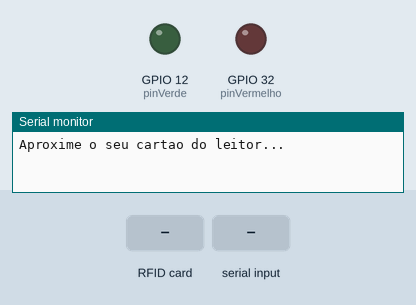
Recording of a sketch running on a simulated ESP32. Parts: output pins drawn as LEDs (lit = HIGH), the last lines printed to the serial monitor. The inputs (shaded band) are chosen by the test bench.

Above: at 1.2 s.
1.3 s: RFID card 5E 7A 19 C4 held to the reader
2.8 s: "0#" received over Serial
At 3.6 s:
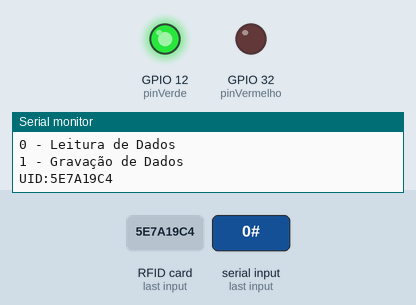
Timing chart, 0 to 5.8 s (numbered marks = the images above; inputs shaded):
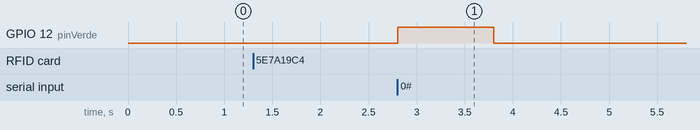

Measured:
- after the input at 2.8 s, GPIO 12 (pinVerde): LOW → HIGH at once, → LOW 1.0 s later

The sketch:

RFID_com_interface3.ino
```cpp
// bibliotecas, a biblioteca MRFC522 é a da placa RFID e a SPI é para fazer a comunicação, conectar o MFRC522 a ESP 32
#include <MFRC522.h>
#include <SPI.h>


#define SS_PIN    21 // pino usado para selecionar o leitor RFID (pino SPI).
#define RST_PIN   22 // pino para resetar o leitor RFID.
#define SIZE_BUFFER     18 // Tamanho do buffer + 2 bytes do CRC. CRC é como se fosse um digito verificador, é usado para a segurança, autenticação
#define MAX_SIZE_BLOCK  16 // Máximo de bytes em um bloco

// Pinos dos leds
#define pinVerde     12
#define pinVermelho  32

MFRC522::MIFARE_Key key; // Objeto chave que vai ser usado para autenticação, MIFARE é da biblioteca do MRFC
MFRC522::StatusCode status; // Código do status de retorno da autenticação.

MFRC522 mfrc522(SS_PIN, RST_PIN); // Inicializa os pinos

void setup() {
  Serial.begin(9600); // Inicia a serial
  SPI.begin(); // Inicia a SPI

  pinMode(pinVerde, OUTPUT);
  pinMode(pinVermelho, OUTPUT);

  mfrc522.PCD_Init(); // Inicia a antena MRFC522
  Serial.println("Aproxime o seu cartao do leitor..."); // Mensagem que é mostrada na serial da ide do arduino
  Serial.println();
}

void loop() {
  if (!mfrc522.PICC_IsNewCardPresent()) return; // Aguarda a aproxima do cartão
  if (!mfrc522.PICC_ReadCardSerial()) return; // Verifica se foi lido corretamente

  int opcao = menu(); // Lê a opção enviada pela serial. Não tem muito uso pois coloquei todo esse processo de escolha no python.
  if (opcao == 0)
    leituraDados();
  else if (opcao == 1)
    gravarDados();
  else {
    Serial.println(F("Opção Incorreta!"));
    return;
  }
// Esses são métodos usado para parar a leitura do cartão
  mfrc522.PICC_HaltA();
  mfrc522.PCD_StopCrypto1();
}

void leituraDados() {
  for (byte i = 0; i < 6; i++) key.keyByte[i] = 0xFF;

  byte buffer[SIZE_BUFFER] = {0};
  byte bloco = 1; // A operação será feita no bloco 1, visto que o bloco 0 já vem com o número do cartão
  byte tamanho = SIZE_BUFFER;

// Número do cartão - UID - Identificador único do cartão
  Serial.print("UID:");
  for (byte i = 0; i < mfrc522.uid.size; i++) {
    if (mfrc522.uid.uidByte[i] < 0x10) Serial.print("0");
    Serial.print(mfrc522.uid.uidByte[i], HEX);
  }
  Serial.println();

// Autenticação que é feita no cartão, onde será passado a constante que é definida internamente no bloco, o bloco, o endereço da chave, o UID
// Se a autenticação falhar, pisca o led vermelho
  if (mfrc522.PCD_Authenticate(MFRC522::PICC_CMD_MF_AUTH_KEY_A, bloco, &key, &(mfrc522.uid)) != MFRC522::STATUS_OK) {
    Serial.println("Authentication failed");
    piscarLED(pinVermelho);
    return;
  }
// Faz a leitura do cartão, o bloco, o buffer e o tamanho se não der certo, pisca o led vermelho
  if (mfrc522.MIFARE_Read(bloco, buffer, &tamanho) != MFRC522::STATUS_OK) {
    Serial.println("Reading failed");
    piscarLED(pinVermelho);
    return;
  }
// Se conseguir ler os dados do cartão, pisca o led verde
  piscarLED(pinVerde);

  Serial.print("DADOS_LIDOS:"); // Envia os dados lidos para o python pela serial

  // Imprimi os dados lidos
  for (uint8_t i = 0; i < MAX_SIZE_BLOCK; i++) {
    if (buffer[i] >= 32 && buffer[i] <= 126) {
      Serial.print((char)buffer[i]);
    }
  }
  Serial.println();
}

// Gravar os dados no cartão
void gravarDados() {
  for (byte i = 0; i < 6; i++) key.keyByte[i] = 0xFF;

  byte buffer[MAX_SIZE_BLOCK] = "";
  byte bloco = 1; // A operação será feita no bloco 1
  byte tamanhoDados;

  Serial.setTimeout(30000L); // Tempo de 30 segundos para gravar os dados depois de ter escolhido a opção de gravar dados
  Serial.println(F("Insira os dados a serem gravados com o caractere '#' ao final\n[máximo de 16 caracteres]:"));

  tamanhoDados = Serial.readBytesUntil('#', (char*)buffer, MAX_SIZE_BLOCK); // Terá que colocar # no final do que quer que grave para ser gravado
  for (byte i = tamanhoDados; i < MAX_SIZE_BLOCK; i++) buffer[i] = ' ';

  String str = (char*)buffer;
  Serial.println(str);

// Autenticação, a mesma feita na autenticação de leitura, se der erro pisca o led vermelho
  status = mfrc522.PCD_Authenticate(MFRC522::PICC_CMD_MF_AUTH_KEY_A,
                                    bloco, &key, &(mfrc522.uid));

  if (status != MFRC522::STATUS_OK) {
    Serial.print(F("PCD_Authenticate() failed: "));
    Serial.println(mfrc522.GetStatusCodeName(status));
    piscarLED(pinVermelho);
    return;
  }

  status = mfrc522.MIFARE_Write(bloco, buffer, MAX_SIZE_BLOCK); // Tenta gravar os dados no cartão. Se der certo, pisca o led verde
  if (status != MFRC522::STATUS_OK) {
    Serial.print(F("MIFARE_Write() failed: "));
    Serial.println(mfrc522.GetStatusCodeName(status));
    piscarLED(pinVermelho);
    return;
  } else {
    Serial.println(F("MIFARE_Write() success: "));
    piscarLED(pinVerde);
  }
}
// Função do menu, onde lê a opção que o usuário escolher
int menu() {
  Serial.println(F("\nEscolha uma opção:"));
  Serial.println(F("0 - Leitura de Dados"));
  Serial.println(F("1 - Gravação de Dados\n"));

  while (!Serial.available()) {}; // Fica aguardando enquanto o usuário não enviar algo

  int op = (int)Serial.read(); // Lê a opção escolhida
  // Remove os próximos dados, como enter ou \n
  while (Serial.available()) {
    if (Serial.read() == '\n') break;
    Serial.read();
  }
  return (op - 48); // Subtrai 48 da tabela ascii, isso por causa da posição, pois tem 48 caracteres antes da letra a.
}

// Pisca o led por 1 segundo
void piscarLED(int pino) {
  digitalWrite(pino, HIGH);
  delay(1000);
  digitalWrite(pino, LOW);
}
```
